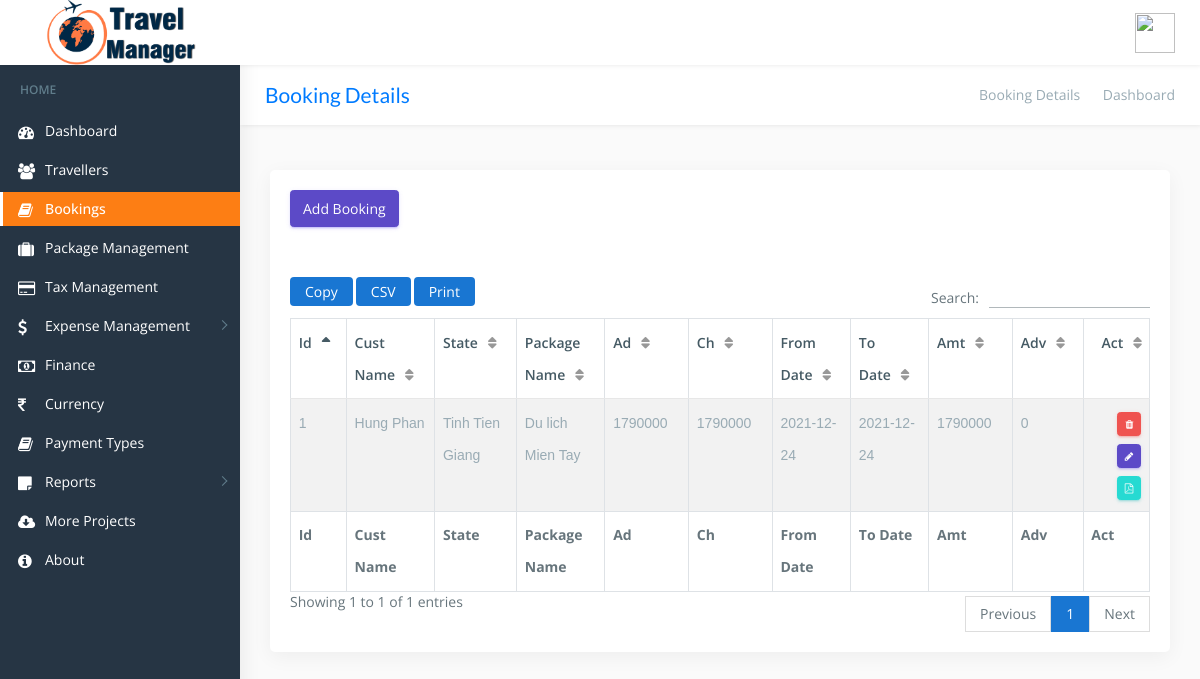
/admin/booking_details.php (signed in), run on the app's committed database.
### tables this page shows
CREATE TABLE `settings` (
  `id` int(11) NOT NULL,
  `title` varchar(200) NOT NULL,
  `f_image` varchar(200) NOT NULL,
  `logo_image` varchar(200) NOT NULL,
  `login_image` varchar(200) NOT NULL,
  `currency` varchar(200) NOT NULL,
  `footer` varchar(200) NOT NULL,
  `address` varchar(200) NOT NULL,
  `add1` varchar(200) NOT NULL
);

CREATE TABLE `booking` (
  `id` int(11) NOT NULL,
  `traveller_id` varchar(200) NOT NULL,
  `state_id` varchar(200) NOT NULL,
  `package_id` varchar(200) NOT NULL,
  `no_of_adults` int(11) NOT NULL,
  `no_of_children` int(11) NOT NULL,
  `from_date` date NOT NULL,
  `to_date` date NOT NULL,
  `total_amount` int(11) NOT NULL,
  `adv_amount` varchar(200) NOT NULL,
  `total` int(11) NOT NULL,
  `tax` int(11) NOT NULL,
  `created_date` date NOT NULL
);

CREATE TABLE `travellers` (
  `id` int(11) NOT NULL,
  `name` varchar(200) NOT NULL,
  `email` varchar(200) NOT NULL,
  `password` varchar(200) NOT NULL,
  `confirm` varchar(200) NOT NULL,
  `state_name` varchar(200) NOT NULL,
  `mobile` varchar(200) NOT NULL,
  `address` varchar(200) NOT NULL,
  `photo` varchar(200) NOT NULL,
  `status` varchar(200) NOT NULL DEFAULT 'register'
);

CREATE TABLE `packages` (
  `id` int(11) NOT NULL,
  `pname` varchar(200) NOT NULL,
  `price_adult` int(11) NOT NULL,
  `price_children` int(11) NOT NULL
);

### admin/booking_details.php (the view, shortened to what this page needs)
<?php include "header.php" ?>
<?php include "sidebar.php"; ?>
<div class="page-wrapper">
  <div class="row page-titles">
    <div class="col-md-5 align-self-center">
      <h3 class="text-primary">Booking Details</h3>
    </div>
    <div class="col-md-7 align-self-center">
      <ol class="breadcrumb">
        <li class="breadcrumb-item"><a href="javascript:void(0)">Booking Details</a></li>
        <li class="breadcrumb-item active">Dashboard</li>
      </ol>
    </div>
  </div>
  <div class="container-fluid">
    <div class="row">
      <div class="col-12">
        <div class="card">
          <div class="card-body">
            <a href="add_booking.php"><button type="button" class="btn btn-primary">Add Booking</button></a>
            <div class="table-responsive m-t-40">
              <table id="example23" class="display nowrap table table-hover table-striped table-bordered" cellspacing="0" width="100%">
                <thead>
                  <tr>
                    <th style="width:10px">Id</th>
                    <th style="width:10px">Cust Name</th>
                    <th style="width:5px">State</th>
                    <th style="width:10px">Package Name</th>
                    <th style="width:10px">Ad</th>
                    <th style="width:10px">Ch</th>
                    <th style="width:20px">From Date</th>
                    <th style="width:20px">To Date</th>
                    <th style="width:10px">Amt</th>
                    <th style="margin-left: 5px">Adv</th>
                    <th style="width:10px">Act</th>
                  </tr>
                </thead>
                <tfoot>
                  <tr>
                    <th>Id</th>
                    <th style="width:50px">Cust Name</th>
                    <th style="width:5px">State</th>
                    <th>Package Name</th>
                    <th style="width:10px">Ad</th>
                    <th style="width:10px">Ch</th>
                    <th>From Date</th>
                    <th>To Date</th>
                    <th style="width:5px">Amt</th>
                    <th style="margin-left: 5px">Adv</th>
                    <th style="margin-left: 5px">Act</th>
                  </tr>
                </tfoot>
                <tbody>
                  <?php
                  include "config.php";
                  try {
                    $conn = new PDO("mysql:host=$servername;dbname=$dbname", $username, $password);
                    $conn->setAttribute(PDO::ATTR_ERRMODE, PDO::ERRMODE_EXCEPTION);
                    $stmt = $conn->prepare("SELECT * FROM booking");
                    $stmt->execute();
                    $data = $stmt->fetchAll();
                    foreach ($data as $value) {
                      $stmt1 = $conn->prepare("SELECT * FROM travellers where id='" . $value['traveller_id'] . "'");
                      $stmt1->execute();
                      $cust = $stmt1->fetch(PDO::FETCH_ASSOC);
                      $stmt2 = $conn->prepare("SELECT * FROM packages where id='" . $value['package_id'] . "'");
                      $stmt2->execute();
                      $package = $stmt2->fetch(PDO::FETCH_ASSOC);
                      $stmt5 = $conn->prepare("SELECT * FROM settings");
                      $stmt5->execute();
                      $settings = $stmt5->fetch(PDO::FETCH_ASSOC);
                      $stmt1 = $conn->prepare("SELECT * FROM currency where id='" . $settings['currency'] . "'");
                      $stmt1->execute();
                      $currency = $stmt1->fetch(PDO::FETCH_ASSOC);
                      $stmt6 = $conn->prepare("SELECT SUM(insert_amount) as amt from payment where booking_id='" . $value['id'] . "'");
                      $stmt6->execute();
                      $result6 = $stmt6->fetch(PDO::FETCH_ASSOC);
                  ?>
                      <tr>
                        <td style="width:10px"><?php echo $value['id']; ?></td>
                        <td style="width:5px"><?php echo $cust['name']; ?></td>
                        <td style="width:5px"><?php echo $value['state_id']; ?></td>
                        <td style="width:10px"><?php echo $package['pname']; ?></td>
                        <td style="width:10px"><?php echo $value['no_of_adults']; ?></td>
                        <td style="width:10px"><?php echo $value['no_of_children']; ?></td>
                        <td style="width:10px"><?php echo $value['from_date']; ?></td>
                        <td style="width:10px"><?php echo $value['to_date']; ?></td>
                        <td style="width:5px"><?php echo $currency["curr_symbol"] . ' ' . $value['total']; ?></td>
                        <td style="width:5px"><?php echo $currency["curr_symbol"] . ' ' . $result6['amt']; ?></td>
                        <td><a href="booking_details.php?id=<?php echo $value['id']; ?>" class="btn btn-xs btn-danger"><i class="fa fa-trash" data-toggle="tooltip" title="Delete"></i></a>
                          <a href="update_booking.php?id=<?php echo $value['id']; ?>" class="btn btn-xs btn-primary"><i class="fa fa-pencil" data-toggle="tooltip" title="Edit"></i></a>
                          <a href="practice_pdf.php?id=<?php echo $value['id']; ?>" class="btn btn-xs btn-success"><i class="fa fa-file-pdf-o" data-toggle="tooltip" title="Generate PDF"></i></a>
                        </td>
                      </tr>
                    <?php } ?>
                </tbody>
              </table>
            </div>
          </div>
        </div>
      </div>
    </div>
  </div>
<?php
                  } catch (PDOException $e) {
                    echo "Error: " . $e->getMessage();
                  }
?>
<?php include "footer.php";
?>

### admin/header.php (shortened to what this page needs)
<?php
include('config.php');
try {
    $conn = new PDO("mysql:host=$servername;dbname=$dbname", $username, $password);
    $conn->setAttribute(PDO::ATTR_ERRMODE, PDO::ERRMODE_EXCEPTION);
    $stmt = $conn->prepare("select * from settings");
    $stmt->execute();
    $row = $stmt->fetch(PDO::FETCH_ASSOC);
    $logo_image = $row['logo_image'];
} catch (PDOException $e) {
    echo $sql . "<br>" . $e->getMessage();
    $_SESSION['reply'] = "Added Successfully";
    header("location:../tax.php");
}
?>
<!DOCTYPE html>
<html lang="en">
<head>
    <link href="css/lib/bootstrap/bootstrap.min.css" rel="stylesheet">
    <link href="css/lib/calendar2/semantic.ui.min.css" rel="stylesheet">
    <link href="css/lib/calendar2/pignose.calendar.min.css" rel="stylesheet">
    <link href="css/lib/owl.carousel.min.css" rel="stylesheet" />
    <link href="css/lib/owl.theme.default.min.css" rel="stylesheet" />
    <link href="css/helper.css" rel="stylesheet">
    <link href="css/style.css" rel="stylesheet">
    <link rel="stylesheet" href="css/popup_style.css">
</head>
<body class="fix-header fix-sidebar">
    <div id="main-wrapper">
        <div class="header">
            <nav class="navbar top-navbar navbar-expand-md navbar-light">
                <div class="navbar-header">
                    <a class="navbar-brand" href="index.php">
                        <span><img src="../admin/settings/<?php echo $logo_image; ?>" style="height:65px; width: auto" alt="homepage" class="dark-logo" /></span>
                    </a>
                </div>
                <div class="navbar-collapse">
                    <ul class="navbar-nav mr-auto mt-md-0">
                        <li class="nav-item m-l-10"> <a class="nav-link sidebartoggler hidden-sm-down text-muted  " href="javascript:void(0)"><i class="ti-menu"></i></a> </li>
                    </ul>
                    <ul class="navbar-nav my-lg-0">
                        <li class="nav-item dropdown">
                            <a class="nav-link dropdown-toggle text-muted  " href="#" data-toggle="dropdown" aria-haspopup="true" aria-expanded="false">
                                <img src="../admin/upload/profile.png?php echo $_SESSION['file']; ?>" width="40px" height="40px">
                            </a>
                        </li>
                    </ul>
                </div>
            </nav>
        </div>
    </div>
</body>
</html>

### admin/css/helper.css (style rules this page uses)
.m-t-40 { margin-top: 40px!important; }
.m-l-10 { margin-left: 10px!important; }

### data on the page
settings: logo_image (picture)
booking: id "1", traveller.name "Hung Phan", state "Tinh Tien Giang", package.pname "Du lich Mien Tay", no_of_adults "1790000", no_of_children "1790000", from_date "2021-12-24", to_date "2021-12-24", total "1790000", amt "0"
